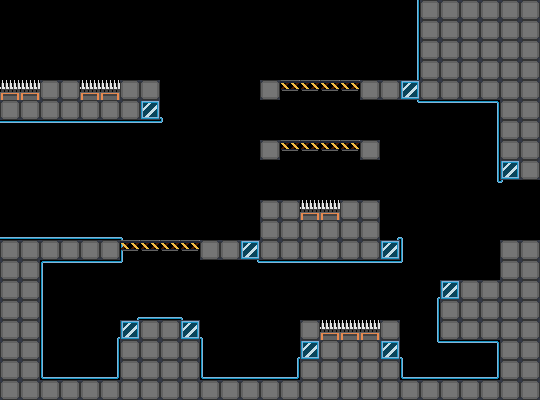

The image is a tile-based game level rendered from a .tmx file. Its description and source (layers, tilesets, objects; grid data summarised) follow:
An orthogonal 27x20 tile map with 20x20 px tiles, 4 tile layers (bg, light, tile, js).

<map version="1.0" orientation="orthogonal" width="27" height="20" tilewidth="20" tileheight="20" backgroundcolor="#393939">
 <tileset firstgid="1" name="defTile" tilewidth="20" tileheight="20">
  <image source="../img/defTile.png" width="360" height="280" />
  <terraintypes>
   <terrain name="light" tile="-1" />
  </terraintypes>
  <tile id="7" terrain=",0,0," />
  <tile id="8" terrain="0,,,0" />
  <tile id="25" terrain="0,0,," />
  <tile id="26" terrain=",0,,0" />
  <tile id="42" terrain="0,0,0,0" />
  <tile id="43" terrain=",,0,0" />
  <tile id="44" terrain="0,,0," />
  <tile id="59" terrain=",,0," />
  <tile id="60" terrain=",,,0" />
  <tile id="61" terrain=",0,," />
  <tile id="62" terrain="0,,," />
  <tile id="77" terrain="0,0,,0" />
  <tile id="78" terrain="0,0,0," />
  <tile id="79" terrain="0,,0,0" />
  <tile id="80" terrain=",0,0,0" />
 </tileset>
 <layer name="bg" width="27" height="20">
  <data>[540 cells, 540 non-empty, 1 distinct tile ids]</data>
 </layer>
 <layer name="light" width="27" height="20">
  <data>[540 cells, 220 non-empty, 13 distinct tile ids]</data>
 </layer>
 <layer name="tile" width="27" height="20">
  <data>[540 cells, 177 non-empty, 3 distinct tile ids]</data>
 </layer>
 <layer name="js" width="27" height="20">
  <data>[540 cells, 12 non-empty, 1 distinct tile ids]</data>
 </layer>
</map>
